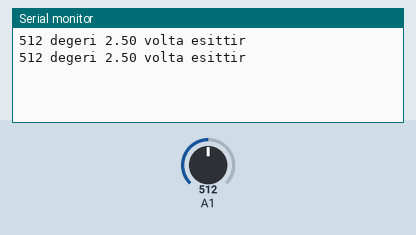
Simulated run of this sketch. Board: Arduino Uno, built with avr-gcc and run on an emulated ATmega328P. Parts: the last lines printed to the serial monitor. The inputs (shaded band) are chosen by the test bench; at power-on: A1 = 512.

Above: at 1.8 s.
1.9 s: A1 set to 716
At 2.3 s:
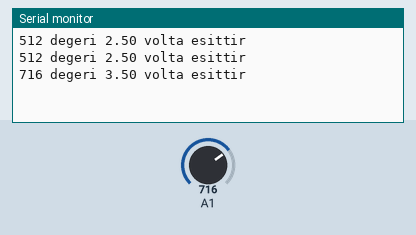
3.4 s: A1 set to 900
At 4.8 s:
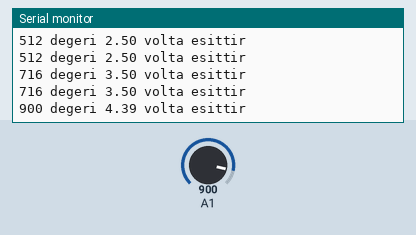
Timing chart, 0 to 6.4 s (numbered marks = the images above; inputs shaded):
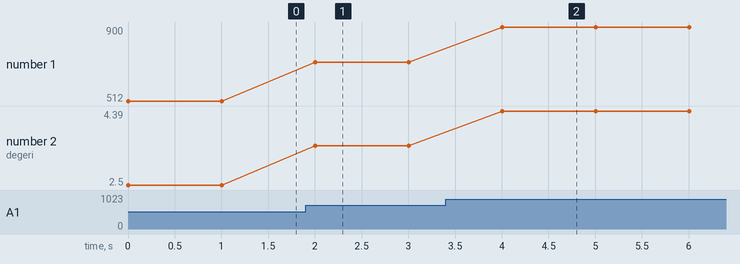

The sketch:

Analog_veri_okuma_ve_voltaj_degerini_gosterme.ino
```cpp
int deger=0; float voltaj=0;

void setup()
{
Serial.begin(9600);
}

void loop()
{
deger=analogRead(A1);
voltaj=deger*0.0048828; //Okunan değer adım voltajı ile çarpılarak Voltaj değeri bulunuyor
Serial.print(deger);
Serial.print(" degeri ");
Serial.print(voltaj);
Serial.println(" volta esittir");
delay(1000);
}
```

Measured:
- after the input at 1.9 s, the serial monitor: prints a new line after 0.10 s (image 1)
- after the input at 3.4 s, the serial monitor: prints a new line after 0.60 s (image 2)
- plotted number 1: 512 → 716 after the input at 1.9 s, 716 → 900 after the input at 3.4 s
- plotted number 2: 2.5 → 3.5 after the input at 1.9 s, 3.5 → 4.39 after the input at 3.4 s
